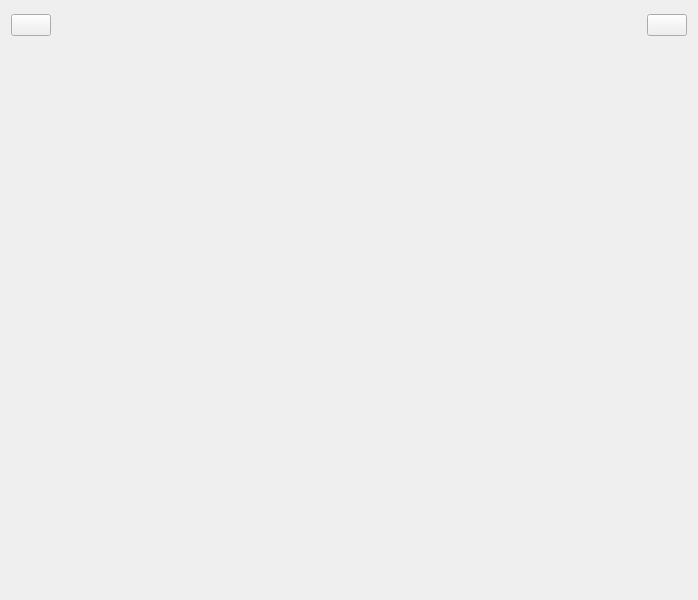
<?xml version="1.0" encoding="UTF-8"?>
<ui version="4.0">
 <class>MasterView</class>
 <widget class="QWidget" name="MasterView">
  <property name="geometry">
   <rect>
    <x>0</x>
    <y>0</y>
    <width>698</width>
    <height>600</height>
   </rect>
  </property>
  <property name="maximumSize">
   <size>
    <width>16777215</width>
    <height>16777215</height>
   </size>
  </property>
  <property name="windowTitle">
   <string>MasterView</string>
  </property>
  <layout class="QVBoxLayout" name="verticalLayout">
   <item>
    <layout class="QHBoxLayout" name="horizontalLayout">
     <item>
      <widget class="QPushButton" name="btBack">
       <property name="text">
        <string/>
       </property>
       <property name="icon">
        <iconset resource="lab4.qrc">
         <normaloff>:/img/loop.png</normaloff>:/img/loop.png</iconset>
       </property>
      </widget>
     </item>
     <item>
      <spacer name="horizontalSpacer">
       <property name="orientation">
        <enum>Qt::Horizontal</enum>
       </property>
       <property name="sizeHint" stdset="0">
        <size>
         <width>40</width>
         <height>20</height>
        </size>
       </property>
      </spacer>
     </item>
     <item>
      <widget class="QLabel" name="labelTitle">
       <property name="text">
        <string>&lt;html&gt;&lt;head/&gt;&lt;body&gt;&lt;p&gt;&lt;br/&gt;&lt;/p&gt;&lt;/body&gt;&lt;/html&gt;</string>
       </property>
      </widget>
     </item>
     <item>
      <spacer name="horizontalSpacer_2">
       <property name="orientation">
        <enum>Qt::Horizontal</enum>
       </property>
       <property name="sizeHint" stdset="0">
        <size>
         <width>40</width>
         <height>20</height>
        </size>
       </property>
      </spacer>
     </item>
     <item>
      <widget class="QPushButton" name="btLogout">
       <property name="text">
        <string/>
       </property>
       <property name="icon">
        <iconset resource="lab4.qrc">
         <normaloff>:/img/logout.png</normaloff>:/img/logout.png</iconset>
       </property>
      </widget>
     </item>
    </layout>
   </item>
   <item>
    <widget class="QStackedWidget" name="stackedWidget">
     <property name="layoutDirection">
      <enum>Qt::LeftToRight</enum>
     </property>
     <property name="currentIndex">
      <number>-1</number>
     </property>
    </widget>
   </item>
  </layout>
 </widget>
 <resources>
  <include location="lab4.qrc"/>
 </resources>
 <connections/>
</ui>
